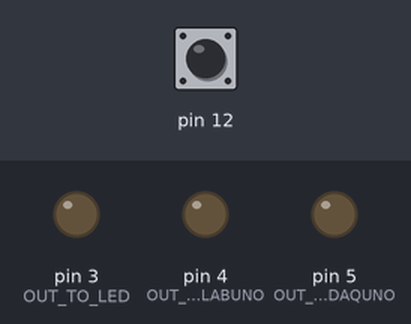
A sketch run on a simulated Arduino Uno, built with avr-gcc and run on an emulated ATmega328P. Shown: output pins drawn as LEDs (lit = HIGH). The test bench sets the inputs (shaded band); at power-on: pin 12 HIGH. What the sketch prints to the serial monitor is not drawn.

Above: at 1.2 s.
1.3 s: pin 12 pulled LOW for 0.15 s
At 1.47 s:
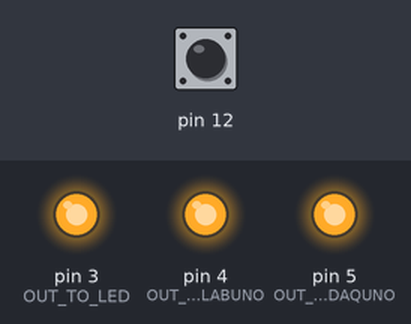
3.1 s: pin 12 pulled LOW for 3.2 s
At 7.9 s:
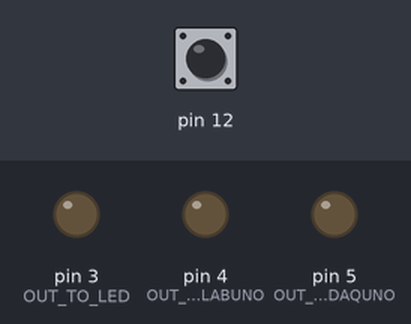
Timing chart, 0 to 9.4 s (numbered marks = the images above; inputs shaded):
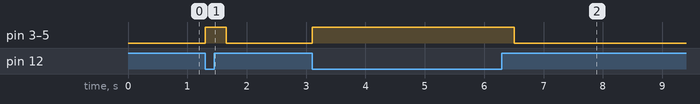

The sketch:

capacitive_sensor_ziyu.ino
```cpp
// // For behavior rig 5

// #include <CapacitiveSensor.h>

// // Define the send and receive pins for the capacitive sensor
// const int SENSOR_SEND = 10;
// const int SENSOR_RECEIVE = 12;

// // Create a CapacitiveSensor object
// CapacitiveSensor capSensor = CapacitiveSensor(SENSOR_SEND, SENSOR_RECEIVE);

// const int OUT_TO_LED = 3;
// const int OUT_TO_DAQUNO = 5;
// const int OUT_TO_MATLABUNO = 4;

// int prev_value = 0;
// const int THRESHOLD = 100;
// bool prevPassedThreshold = LOW;

// void setup() {
//   // Initialize the OUT_CENTER pin as an output
//   pinMode(OUT_TO_LED, OUTPUT);
//   pinMode(OUT_TO_DAQUNO, OUTPUT);
//   pinMode(OUT_TO_MATLABUNO, OUTPUT);

//   // Initialize serial communication
//   Serial.begin(9600);

//   // Optional: set the capacitive sensor to use a higher resolution measurement
//   capSensor.set_CS_AutocaL_Millis(0xFFFFFFFF);
// }

// void loop() {
//   long sensorValue = 0;

//   // Perform the capacitive sensing (30 samples)
//   sensorValue = capSensor.capacitiveSensor(30);

//   // Low pass filter
//   sensorValue = 0.9 * prev_value + 0.1 * sensorValue;
//   prev_value = 0;

//   // Print the filtered sensor value

//   // Check against the threshold and set the OUT_CENTER pin accordingly
//   if (sensorValue > THRESHOLD && prevPassedThreshold == LOW) {
//     digitalWrite(OUT_TO_LED, HIGH);
//     digitalWrite(OUT_TO_DAQUNO, HIGH);
//     digitalWrite(OUT_TO_MATLABUNO, HIGH);
//     delay(1);
//   } else {
//     digitalWrite(OUT_TO_LED, LOW);
//     digitalWrite(OUT_TO_DAQUNO, LOW);
//     digitalWrite(OUT_TO_MATLABUNO, LOW);
//   }
//   Serial.println(sensorValue);
//   prevPassedThreshold = HIGH;
//   delay(1);
// }

#include <CapacitiveSensor.h>

// Define the send and receive pins for the capacitive sensor
const int SENSOR_SEND = 10;
const int SENSOR_RECEIVE = 12;
CapacitiveSensor capSensor = CapacitiveSensor(SENSOR_SEND, SENSOR_RECEIVE);

// Output pins
const int OUT_TO_LED = 3;
const int OUT_TO_DAQUNO = 5;
const int OUT_TO_MATLABUNO = 4;

long prev_value = 0;
const int THRESHOLD = 100;
bool prevPassedThreshold = false;

void setup() {
  pinMode(OUT_TO_LED, OUTPUT);
  pinMode(OUT_TO_DAQUNO, OUTPUT);
  pinMode(OUT_TO_MATLABUNO, OUTPUT);

  Serial.begin(9600);
  capSensor.set_CS_AutocaL_Millis(0xFFFFFFFF);
}

void loop() {
  long rawValue = capSensor.capacitiveSensor(30);

  // Low-pass filter
  long filteredValue = 0.9 * prev_value + 0.1 * rawValue;
  prev_value = filteredValue;

  // Rising edge detection
  if (filteredValue > THRESHOLD && !prevPassedThreshold) {
    digitalWrite(OUT_TO_LED, HIGH);
    digitalWrite(OUT_TO_DAQUNO, HIGH);
    digitalWrite(OUT_TO_MATLABUNO, HIGH);
    // delay(5);  // Pulse duration

    prevPassedThreshold = true;
  }

  // Reset the threshold flag when below threshold
  if (filteredValue <= THRESHOLD) {
    digitalWrite(OUT_TO_LED, LOW);
    digitalWrite(OUT_TO_DAQUNO, LOW);
    digitalWrite(OUT_TO_MATLABUNO, LOW);
    prevPassedThreshold = false;
  }

  Serial.println(filteredValue);
  delay(1);
}
```

Measured:
- after the input at 1.3 s, pin 3 (OUT_TO_LED), pin 4 (OUT_TO_MATLABUNO), pin 5 (OUT_TO_DAQUNO): LOW → HIGH at once, → LOW 0.35 s later
- after the input at 3.1 s, pin 3 (OUT_TO_LED), pin 4 (OUT_TO_MATLABUNO), pin 5 (OUT_TO_DAQUNO): LOW → HIGH at once, → LOW 3.4 s later
